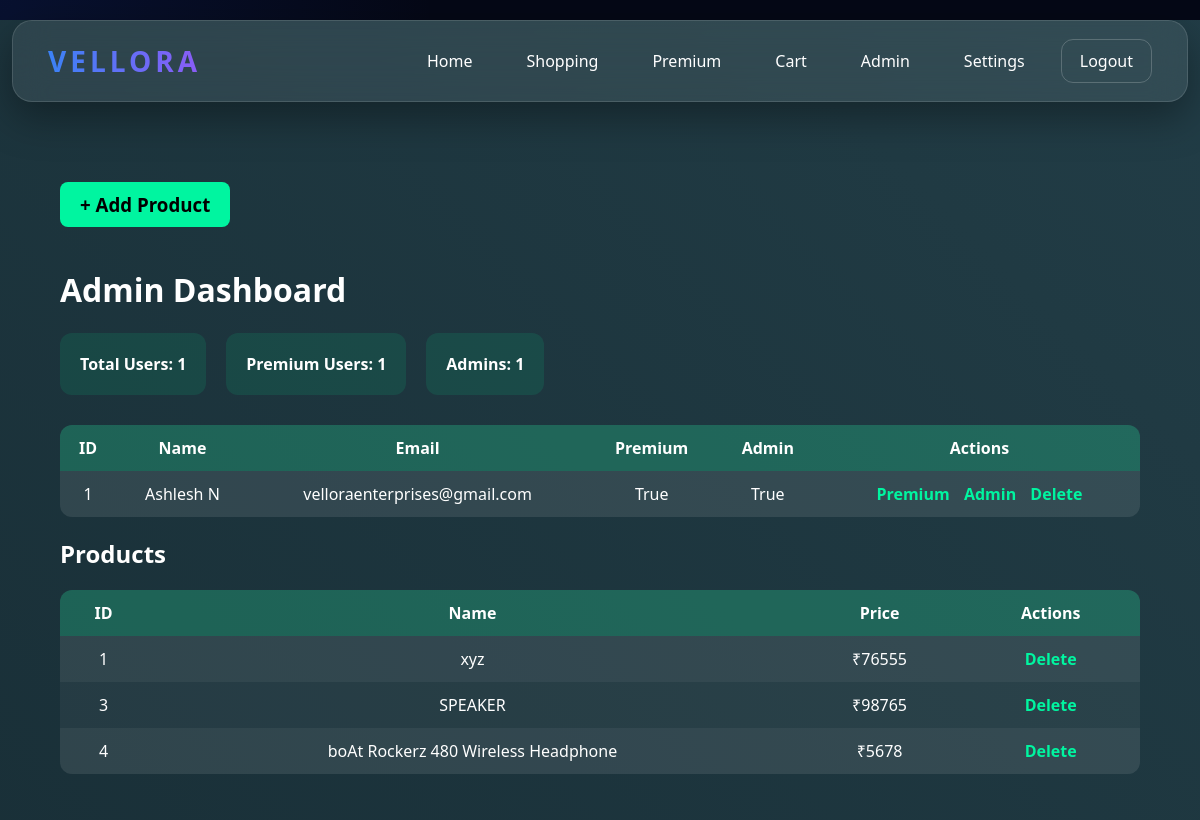
The page /admin (signed in) on the database its author committed.
### app.py (models this page shows)
class User(UserMixin, db.Model):
    id = db.Column(db.Integer, primary_key=True)
    name = db.Column(db.String(120))
    email = db.Column(db.String(120), unique=True, nullable=False)
    password = db.Column(db.String(200), nullable=False)
    contact = db.Column(db.String(20))
    theme = db.Column(db.String(20), default="dark")
    is_premium = db.Column(db.Boolean, default=False)
    is_admin = db.Column(db.Boolean, default=False)

class Product(db.Model):
    id = db.Column(db.Integer, primary_key=True)
    name = db.Column(db.String(200), nullable=False)
    price = db.Column(db.Integer, nullable=False)
    image = db.Column(db.String(300))
    affiliate_link = db.Column(db.String(500))
    description = db.Column(db.Text)

### app.py (the view)
@app.route("/admin")
@login_required
@admin_required
def admin_dashboard():
    users = User.query.all()
    products = Product.query.all()
    total_users = User.query.count()
    premium_users = User.query.filter_by(is_premium=True).count()
    admin_users = User.query.filter_by(is_admin=True).count()
    total_products = Product.query.count()
    return render_template(
        "admin.html",
        users=users,
        products=products,
        total_users=total_users,
        premium_users=premium_users,
        admin_users=admin_users,
        total_products=total_products
    )

### app.py (called while the page is built)
@login_manager.user_loader
def load_user(user_id):
    return User.query.get(int(user_id))

def admin_required(f):
    @wraps(f)
    def decorated_function(*args, **kwargs):
        if not current_user.is_authenticated or not current_user.is_admin:
            return redirect(url_for("home"))
        return f(*args, **kwargs)
    return decorated_function

### templates/admin.html (shortened to what this page needs)
<!DOCTYPE html>
<html>
<head>
</head>
<body>
{% extends "base.html" %}
{% block content %}
<div class="admin-panel page">
    <h3><a href="/add-product" class="add-btn">+ Add Product</a></h3>
    <h1>Admin Dashboard</h1>
    <div class="analytics">
        <div class="stat">Total Users: {{ total_users }}</div>
        <div class="stat">Premium Users: {{ premium_users }}</div>
        <div class="stat">Admins: {{ admin_users }}</div>
    </div>
    <table>
        <tr>
            <th>ID</th>
            <th>Name</th>
            <th>Email</th>
            <th>Premium</th>
            <th>Admin</th>
            <th>Actions</th>
        </tr>
        {% for user in users %}
        <tr>
            <td>{{ user.id }}</td>
            <td>{{ user.name }}</td>
            <td>{{ user.email }}</td>
            <td>{{ user.is_premium }}</td>
            <td>{{ user.is_admin }}</td>
            <td>
                <a href="/make-premium/{{ user.id }}">Premium</a>
                <a href="/make-admin/{{ user.id }}">Admin</a>
                <a href="/delete-user/{{ user.id }}">Delete</a>
            </td>
        </tr>
        {% endfor %}
    </table>
    <h2>Products</h2>
    <table>
        <tr>
            <th>ID</th>
            <th>Name</th>
            <th>Price</th>
            <th>Actions</th>
        </tr>
        {% for product in products %}
        <tr>
            <td>{{ product.id }}</td>
            <td>{{ product.name }}</td>
            <td>₹{{ product.price }}</td>
            <td>
                <a href="/delete-product/{{ product.id }}"
                onclick="return confirm('Are you sure you want to delete this product?');">
                Delete
                </a>
            </td>
        </tr>
        {% endfor %}
    </table>
</div>
{% endblock %}

### static/css/main.css (style rules this page uses)
:root { --bg:#050816; --bg2:#0B1120; --glass:rgba(255,255,255,0.08); --glass-border:rgba(255,255,255,0.18); --primary:#3B82F6; --secondary:#8B5CF6; --text:#ffffff; --text2:#c9d1d9; --radius:18px; --shadow: 0 10px 40px rgba(0,0,0,.35); --transition:.35s ease; }
body { margin:0; background: radial-gradient(circle at top left,#1d4ed822 0%,transparent 30%), radial-gradient(circle at bottom right,#8b5cf622 0%,transparent 30%), var(--bg); color:var(--text); font-family: "Segoe UI", sans-serif; min-height:100vh; }
.page { animation: fadeIn 0.6s ease; }
.admin-panel { width: 90%; margin: 80px auto; }
.analytics { display: flex; gap: 20px; margin-bottom: 30px; }
.stat { padding: 20px; background: rgba(0,255,160,0.1); border-radius: 12px; font-weight: bold; }
table { width: 100%; border-collapse: collapse; background: rgba(255,255,255,0.05); border-radius: 12px; overflow: hidden; }
th, td { padding: 12px; text-align: center; }
th { background: rgba(0,255,160,0.2); }
tr:nth-child(even) { background: rgba(255,255,255,0.05); }
table a { margin: 0 5px; text-decoration: none; color: #00f5a0; font-weight: bold; }
.add-btn { display: inline-block; padding: 10px 20px; background: #00f5a0; color: black; border-radius: 8px; text-decoration: none; margin-bottom: 20px; font-weight: bold; }

### rows shown on the page
User: id "1", name "Ashlesh N", email "velloraenterprises@gmail.com", is_premium "True", is_admin "True"
Product: id "1", name "xyz", price "76555"
Product: id "3", name "SPEAKER", price "98765"
Product: id "4", name "boAt Rockerz 480 Wireless Headphone", price "5678"

### other values the page prints
{{ total_users }} "1"
{{ premium_users }} "1"
{{ admin_users }} "1"
